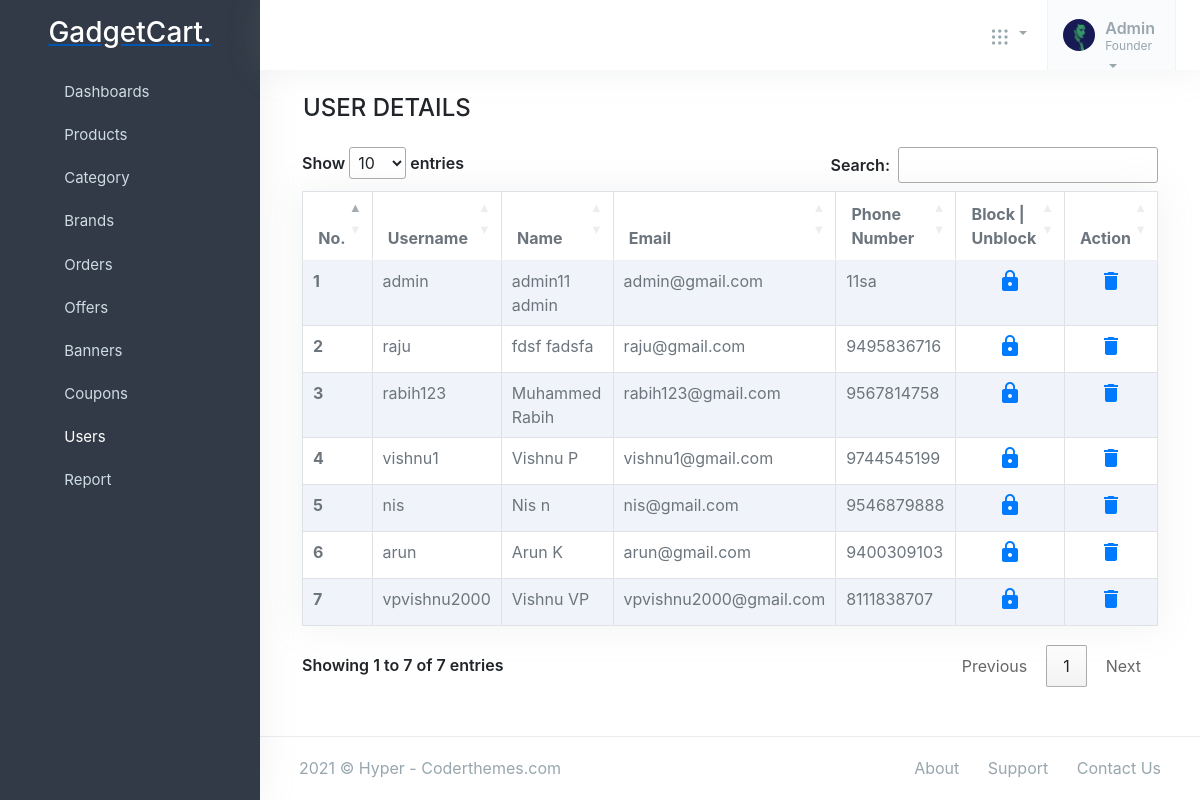
/adminpanel/userdetails/, run on the app's committed database.
### accounts/models.py (models this page shows, shortened)
class Account(AbstractBaseUser,PermissionsMixin):
    first_name = models.CharField(max_length=50)
    last_name = models.CharField(max_length=50)
    username = models.CharField(max_length=50, unique=True)
    email = models.CharField(max_length=50, unique=True)
    phone_number = models.CharField(max_length=50, unique=True)
    date_joined = models.DateTimeField(auto_now_add=True)
    last_login = models.DateTimeField(auto_now_add=True)
    is_admin = models.BooleanField(default=False)
    is_staff = models.BooleanField(default=False)
    is_active = models.BooleanField(default=True)
    is_superadmin = models.BooleanField(default=False)
    is_verified = models.BooleanField(default=False)
    USERNAME_FIELD = 'email'
    REQUIRED_FIELDS = ['username', 'first_name', 'last_name', 'phone_number']
    objects = MyAccountManager()

### adminpanel/views.py (the view)
# urls.py: path('userdetails/', views.userdetails, name='userdetails'),
def userdetails(request):
    users = Account.objects.all().order_by('id')
    context = {
        'users' : users
    }
    return render(request, 'adminpanel/userdetails.html',context )

### brand/context_processors.py (called while the page is built)
def menulinks(request):
    links = Brand.objects.all()
    return dict(link=links)

### carts/context_processors.py (called while the page is built, shortened)
def counter(request):
    cart_count = 0
    if 'admin' in request.path:
        return {}
    return dict(cart_count=cart_count)

### category/context_processors.py (called while the page is built)
def menu_links(request):
    links = Category.objects.all()
    return dict(links=links)

### templates/adminpanel/userdetails.html (shortened to what this page needs)
{% extends 'adminpanel/base.html' %}
{% load static %}
{% block content %}
<div class="container">
    <h4 class="ml-3 mt-4 mb-4">USER DETAILS</h4>
    <div class="col-12" id="tables">
        <table class="table table-striped table-bordered table-hover bg-white bg-body shadow" id="myTable">
            <thead>
                <tr>
                    <th>No.</th>
                    <th>Username</th>
                    <th>Name</th>
                    <th>Email</th>
                    <th>Phone Number</th>
                    <th>Block | Unblock</th>
                    <th>Action</th>
                </tr>
            </thead>
            <tbody>
                {% for user in users %}
                <tr>
                    <th scope="row"> {{forloop.counter}} </th>
                    <td>{{user.username}}</td>
                    <td>{{user.first_name}} {{user.last_name}}</td>
                    <td>{{user.email}}</td>
                    <td>{{user.phone_number}}</td>
                    <td class="align-self-center">
                        <center>
                            {% if user.is_active %}
                            <a href=""><span class="material-icons">https</span></a>
                            {% else %}
                            <a href=""><span class="material-icons">lock_open</span></a>
                            {% endif %}
                        </center>
                    </td>
                    <td>
                        <center>
                            <a href="{% url 'userdelete' user.id %}" onclick="deleteItems(event)"><span
                                    class="material-icons">delete</span></a>
                        </center>
                    </td>
                </tr>
                {% endfor %}
            </tbody>
        </table>
    </div>
</div>
<footer class="footer">
    <div class="container-fluid">
        <div class="row">
            <div class="col-md-6">
                <script>document.write(new Date().getFullYear())</script> © Hyper - Coderthemes.com
            </div>
            <div class="col-md-6">
                <div class="text-md-end footer-links d-none d-md-block">
                    <a href="javascript: void(0);">About</a>
                    <a href="javascript: void(0);">Support</a>
                    <a href="javascript: void(0);">Contact Us</a>
                </div>
            </div>
        </div>
    </div>
</footer>
{% endblock %}

### data on the page
Account: username "admin", first_name "admin11", last_name "admin", email "admin@gmail.com", phone_number "11sa", is_active True (drawn)
Account: username "raju", first_name "fdsf", last_name "fadsfa", email "raju@gmail.com", phone_number "9495836716", is_active True (drawn)
Account: username "rabih123", first_name "Muhammed", last_name "Rabih", email "rabih123@gmail.com", phone_number "9567814758", is_active True (drawn)
Account: username "vishnu1", first_name "Vishnu", last_name "P", email "vishnu1@gmail.com", phone_number "9744545199", is_active True (drawn)
Account: username "nis", first_name "Nis", last_name "n", email "nis@gmail.com", phone_number "9546879888", is_active True (drawn)
Account: username "arun", first_name "Arun", last_name "K", email "arun@gmail.com", phone_number "9400309103", is_active True (drawn)
Account: username "vpvishnu2000", first_name "Vishnu", last_name "VP", email "vpvishnu2000@gmail.com", phone_number "8111838707", is_active True (drawn)
